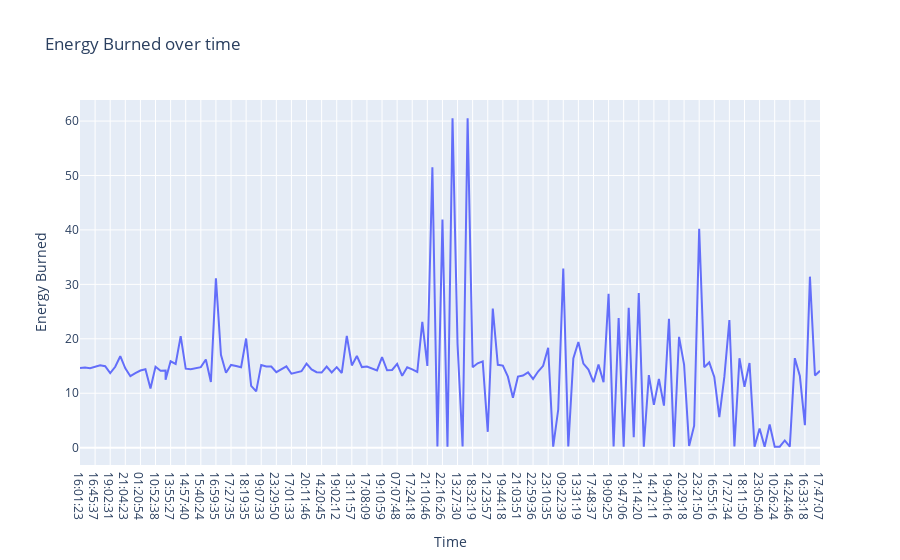

Here is the notebook cell this chart was saved with:
### Code cell
# Energy Burned Over Time
fig3 = px.line(data, y='Energy Burned', x='Time', 
        title="Energy Burned over time")
fig3.show()

### Figure 1 — Plotly figure (JSON) as saved in the notebook; plotly's stock layout.template omitted (floating-point values rounded to 4 significant figures; data arrays with more than 128 entries replaced by an {"elided": "..."} marker saying what was removed)
{"data": [{"hovertemplate": "Time=%{x}<br>Energy Burned=%{y}<extra></extra>", "legendgroup": "", "line": {"color": "#636efa", "dash": "solid"}, "marker": {"symbol": "circle"}, "mode": "lines", "name": "", "orientation": "v", "showlegend": false, "type": "scatter", "x": {"elided": "149 str values"}, "xaxis": "x", "y": {"elided": "149 float values"}, "yaxis": "y"}], "layout": {"legend": {"tracegroupgap": 0}, "title": {"text": "Energy Burned over time"}, "xaxis": {"anchor": "y", "domain": [0, 1], "title": {"text": "Time"}}, "yaxis": {"anchor": "x", "domain": [0, 1], "title": {"text": "Energy Burned"}}}}
